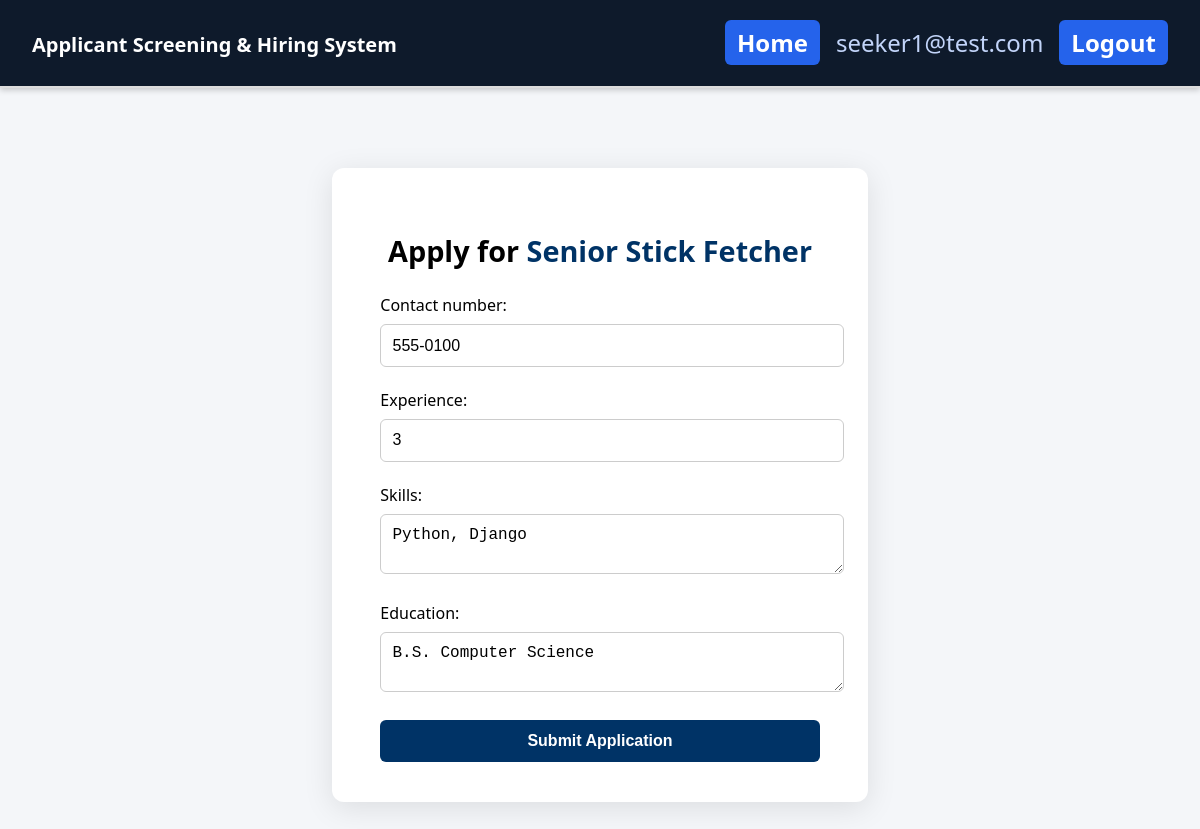
The app's page /jobs/apply/1/ (signed in) with its own data.
### core/models.py (models this page shows, shortened)
class User(AbstractBaseUser, PermissionsMixin):
    ROLE_CHOICES = (
        ('ADMIN', 'Admin'),
        ('RECRUITER', 'Recruiter'),
        ('JOBSEEKER', 'Job Seeker'),
    )
    email = models.EmailField(unique=True)
    role = models.CharField(max_length=20, choices=ROLE_CHOICES)
    is_active = models.BooleanField(default=True)
    is_staff = models.BooleanField(default=False)
    objects = UserManager()
    USERNAME_FIELD = 'email'
    REQUIRED_FIELDS = ['role']

class JobListings(models.Model):
    job_id      = models.AutoField(primary_key=True)
    recruiter   = models.ForeignKey(Recruiter, on_delete=models.CASCADE, related_name="jobs")
    department  = models.ForeignKey(Department, on_delete=models.CASCADE, related_name="jobs")
    title       = models.CharField(max_length=100)
    description = models.TextField(blank=True, null=True)
    salary      = models.DecimalField(max_digits=10, decimal_places=2, null=True, blank=True)
    requirements= models.TextField(blank=True, null=True)
    posted_date = models.DateField()
    is_active   = models.BooleanField(default=True)  # Add this field for job status management

class Applicant(models.Model):
    user            = models.OneToOneField(User, on_delete=models.CASCADE, primary_key=True)
    contact_number  = models.CharField(max_length=50, blank=True, null=True)
    experience      = models.IntegerField(blank=True, null=True)
    skills          = models.TextField(blank=True, null=True)
    education       = models.TextField(blank=True, null=True)

### core/views.py (the view)
# urls.py: path("jobs/apply/<int:pk>/",     views.job_apply,    name="job_apply"),
@login_required("JOBSEEKER")
def job_apply(request, pk):
    job = get_object_or_404(JobListings, pk=pk)
    applicant = _applicant(request)
    if request.method == "POST":
        form = ApplicantForm(request.POST, instance=applicant)
        if form.is_valid():
            form.save()
            app, _ = Application.objects.get_or_create(job=job, applicant=applicant)
            if hasattr(job, "criteria") and passes_screening(applicant, job.criteria):
                app.status = "Shortlisted"
                app.save(update_fields=["status"])
            messages.success(request, "Application submitted.")
            return redirect("applications")
    else:
        form = ApplicantForm(instance=applicant)
    return render(request, "core/applications/apply_form.html", {"form": form, "job": job})

### core/forms.py
class ApplicantForm(forms.ModelForm):
    class Meta:
        model  = Applicant
        fields = ["contact_number", "experience", "skills", "education"]
        widgets = {
            'contact_number': forms.TextInput(attrs={'class': 'form-control'}),
            'experience': forms.NumberInput(attrs={'class': 'form-control'}),
            'skills': forms.Textarea(attrs={'class': 'form-control', 'rows': 2}),
            'education': forms.Textarea(attrs={'class': 'form-control', 'rows': 2}),
        }

### core/views.py (called while the page is built)
def login_required(role=None):
    def decorator(view_func):
        @wraps(view_func)
        def wrapper(request, *args, **kwargs):
            if "user_id" not in request.session:
                return redirect("login")
            if role and request.session.get("role") != role:
                return redirect("dashboard")
            return view_func(request, *args, **kwargs)
        return wrapper
    return decorator

def _applicant(request) -> Applicant:
    return Applicant.objects.get_or_create(user_id=request.session["user_id"])[0]

### templates/core/applications/apply_form.html (shortened to what this page needs)
{% extends 'core/base.html' %}
{% block content %}
<div class="apply-job-wrapper">
    <div class="apply-card">
        <h2>Apply for <span class="highlight">{{ job.title }}</span></h2>
        <form method="post" class="apply-form">
            {{ form.as_p }}
            <button type="submit" class="btn-primary">Submit Application</button>
        </form>
    </div>
</div>
{% endblock %}

### templates/core/base.html (shortened to what this page needs)
<!DOCTYPE html>
{% load static %}
<html lang="en">
<head>
    <link rel="stylesheet" href="{% static 'css/style.css' %}">
</head>
<body>
    {% if user.is_authenticated %}
    <header class="topbar">
        <div class="topbar-left">
            <span class="logo">Applicant Screening & Hiring System</span>
        </div>
        <div class="topbar-right">
            {% if request.session.role == "ADMIN" %}
                <a href="{% url 'admin_dashboard' %}" class="btn-nav">Home</a>
            {% elif request.session.role == "RECRUITER" %}
                <a href="{% url 'recruiter_dashboard' %}" class="btn-nav">Home</a>
            {% elif request.session.role == "JOBSEEKER" %}
                <a href="{% url 'applicant_dashboard' %}" class="btn-nav">Home</a>
            {% endif %}
            <span class="welcome-msg">{{ user.email }}</span>
            <a href="{% url 'logout' %}" class="btn-nav">Logout</a>
        </div>
    </header>
    {% endif %}
    <main>
        {% block content %}
        {% endblock %}
    </main>
</body>
</html>

### static/css/style.css (style rules this page uses)
body { margin: 0; font-family: 'Segoe UI', Tahoma, Geneva, Verdana, sans-serif; background-color: #f4f6f9; }
header { background-color: #003366; color: white; padding: 1.2rem; text-align: center; font-size: 1.5rem; font-weight: bold; border-bottom: 2px solid #ddd; }
main { display: flex; justify-content: center; align-items: center; padding: 2rem; }
.apply-job-wrapper { display: flex; justify-content: center; margin-top: 3rem; }
.apply-card { background-color: white; padding: 2.5rem 3rem; border-radius: 12px; box-shadow: 0 6px 30px rgba(0, 0, 0, 0.1); width: 100%; max-width: 600px; }
.apply-card h2 { text-align: center; margin-bottom: 1.5rem; font-size: 1.8rem; font-weight: bold; }
.apply-card .highlight { color: #003366; }
.apply-form p { margin-bottom: 1.4rem; }
.apply-form label { display: block; font-weight: 500; margin-bottom: 0.5rem; }
.apply-form input, .apply-form textarea { width: 100%; padding: 0.7rem; border: 1px solid #ccc; border-radius: 6px; font-size: 1rem; }
.btn-primary { display: block; width: 100%; background-color: #003366; color: white; padding: 0.75rem; font-size: 1rem; font-weight: 600; border: none; border-radius: 6px; cursor: pointer; transition: background-color 0.2s ease; margin-top: 1rem; }
.topbar { display: flex; justify-content: space-between; align-items: center; background-color: #0e1a2b; color: white; padding: 0.8rem 2rem; height: 60px; position: sticky; top: 0; z-index: 1000; box-shadow: 0 2px 6px rgba(0,0,0,0.2); }
.topbar-left .logo { font-size: 1.25rem; font-weight: 600; color: #ffffff; }
.topbar-right { display: flex; align-items: center; gap: 1rem; }
.topbar-right .welcome-msg { color: #c2d4f9; font-weight: 500; }
.btn-nav { background-color: #2563eb; color: white; padding: 6px 12px; border-radius: 6px; text-decoration: none; transition: background-color 0.2s ease; }

### records on screen
User: email "seeker1@test.com"
JobListings: title "Senior Stick Fetcher"
Applicant: contact_number "555-0100", experience "3", skills "Python, Django", education "B.S. Computer Science"
